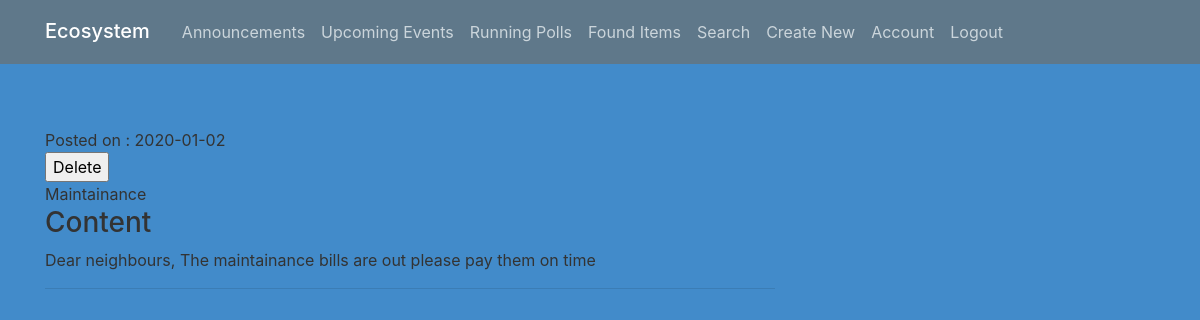
The app's page /post/2 (signed in) with its own data.
### ecosystem/models.py (models this page shows, shortened)
class Post(db.Model):
    id = db.Column(db.Integer, primary_key = True)
    title = db.Column(db.String(100), nullable= False)
    date_posted = db.Column(db.DateTime, nullable=False, default=datetime.utcnow())
    content = db.Column(db.Text, nullable=False)
    user_id = db.Column(db.Integer, db.ForeignKey('user.id'), nullable=False)
    anonymity = db.Column(db.Boolean, default = False)

### ecosystem/routes.py (the view)
@app.route("/post/<int:post_id>")
@login_required
def post(post_id):
    post = Post.query.get_or_404(post_id)
    return render_template('post.html', title=post.title, post=post)

### ecosystem/models.py (called while the page is built)
@login_manager.user_loader
def load_user(user_id):
    return User.query.get(int(user_id))

### ecosystem/templates/post.html (shortened to what this page needs)
{% extends "layout.html" %}
{% block content %}
        <br>
        <br>
        <a>Posted on : {{ post.date_posted.strftime('%Y-%m-%d') }}</a>
        <br>
        {% if post.author == current_user   %}
            <div>
                <a href="{{ url_for('updatepost', post_id = post.id) }}">Update</a>
                <form action="{{ url_for('delete_post', post_id = post.id) }}" method="POST">
                    <input type="submit" value="Delete">
                </form>
            </div>
        {% else %}
        {% if current_user.username == 'admin' %}
        <div>
            <form action="{{ url_for('delete_post', post_id = post.id) }}" method="POST">
                <input type="submit" value="Delete">
            </form>
        </div>
        {% endif %}
        {% endif %}
        <a>{{ post.title }}</a>
        <br>
        <h3>Content</h3>
        <a>{{ post.content }}</a>
        <hr>
{% endblock content %}

### ecosystem/static/main.css (style rules this page uses)
body { background-color: #428bca; color: #333333; margin-top: 5rem; }
h1, h2, h3, h4, h5, h6 { color: #333333; }
a { color: #00008B; }

### records on screen
Post: date_posted "2020-01-02", title "Maintainance", content "Dear neighbours, The maintainance bills are out please pay them on time"
